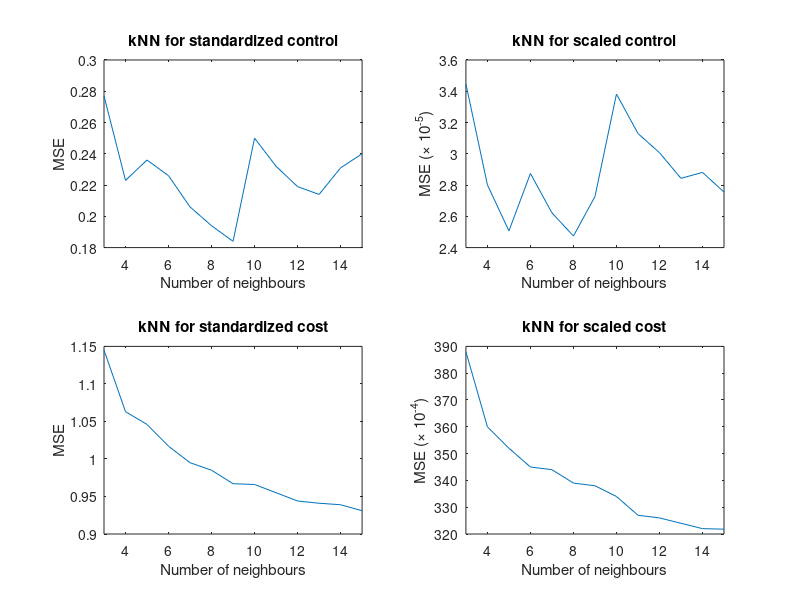
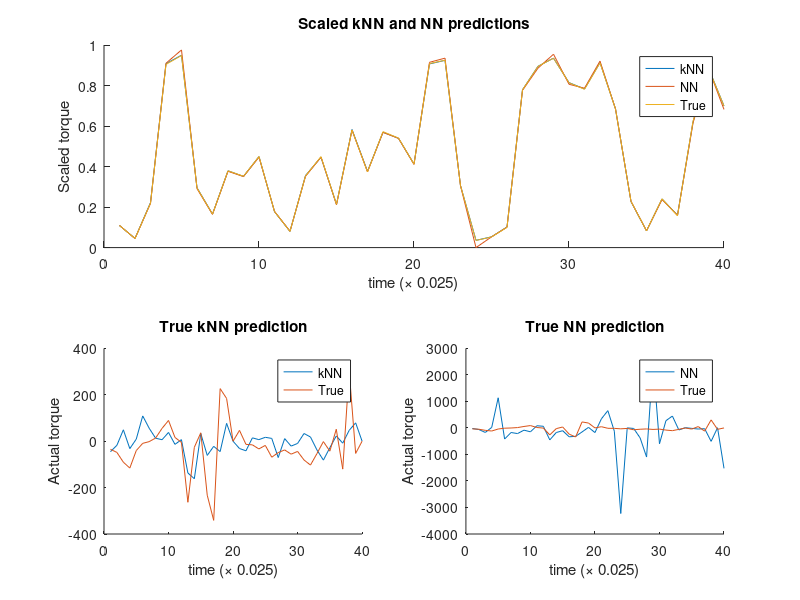

Recreate these plots in MATLAB, in order.
figure(1)
subplot(2,2,1)
x = 3:1:15;
y = [0.277, 0.223, 0.236, 0.226, 0.206, 0.194, 0.184, 0.25, 0.232, 0.219, 0.214, 0.231, 0.24];
plot(x,y);
xlim([3,15])
xlabel('Number of neighbours');
ylabel('MSE');
title('kNN for standardized control');

subplot(2,2,2)
x = 3:1:15;
y = [3.447, 2.801, 2.507, 2.874, 2.622, 2.474, 2.726, 3.382, 3.13, 3.007, 2.843, 2.881, 2.755];
plot(x,y);
xlim([3,15])
xlabel('Number of neighbours');
ylabel('MSE (\times 10^{-5})');
title('kNN for scaled control');

subplot(2,2,3)
x = 3:1:15;
y = [1.145, 1.063, 1.046, 1.017, 0.995, 0.985, 0.967, 0.966, 0.955, 0.944, 0.941, 0.939, 0.931];
plot(x,y);
xlim([3,15])
xlabel('Number of neighbours');
ylabel('MSE');
title('kNN for standardized cost');

subplot(2,2,4)
x = 3:1:15;
y = [388, 360, 352, 345, 344, 339, 338, 334, 327, 326, 324, 322, 321.8];
plot(x,y);
xlim([3,15])
xlabel('Number of neighbours');
ylabel('MSE (\times 10^{-4})');
title('kNN for scaled cost');

figure(2)
subplot(2,2,[1,2])
ykNN = [0.10903748, 0.04514475,  0.222036,    0.90781766,  0.94957097,  0.29541037,  0.16553654,  0.37901131,  0.35163455,  0.44909424,  0.17741171,  0.08001175,   0.355306,    0.44648773,  0.21355635,  0.58291597,  0.37641801,  0.56972563,   0.53959523,  0.41223902,  0.90659832,  0.92431766,  0.30617733,  0.03578419,0.05312895,  0.10166451,  0.77870554,  0.89485691,  0.93515995,  0.81427805,   0.78306109,  0.91339033,  0.6850041,   0.2268293,   0.08280779,  0.23974796, 0.16019508,  0.62058035,  0.88540894,  0.69909788]; 
yNN = [0.10918929,  0.0447973,   0.21818312,  0.91011423,  0.97560859,  0.29127651,   0.16398111,  0.37650242,  0.35060623,  0.44655061,  0.17873262,  0.08087588,   0.35174221,  0.44629088,  0.21112901,  0.57960749,  0.37390777,  0.56869465,   0.53909987,  0.41075659,  0.91461581,  0.93511212,  0.30516601,  0.,   0.05283412,  0.10096753,  0.77653646,  0.8858183,   0.95448887,  0.80616784,   0.78658128,  0.92058599,  0.68430889,  0.22826585,  0.08300564,  0.23692451,   0.15961194,  0.61448359,  0.88446265,  0.68196344];
actual = [0.10910422,  0.04488686,  0.21957537,  0.90412885,  0.94843105,  0.29448418,  0.16514286,  0.37901989,  0.35219223,  0.44981086,  0.17782199,  0.07982999,  0.35387662,  0.44893075,  0.21361781,  0.58083499,  0.37370432,  0.57235495,  0.54056116,  0.41223902,  0.90826739,  0.92474822,  0.30595343,  0.03534137,  0.05240802,  0.0998531,   0.77885673,  0.89446005,  0.93489745,  0.81380354,  0.78138566,  0.91136745,  0.68471512,  0.22808677,  0.08256257,  0.24102121,  0.15687191,  0.62340494,  0.88366312,  0.69909788];
hold on
plot(ykNN)
plot(yNN)
plot(actual)
hold off
xlabel('time (\times 0.025)')
ylabel('Scaled torque')
legend('kNN','NN','True')
title('Scaled kNN and NN predictions')

subplot(2,2,3)
ykNN = [-4.52880002e+01,  -1.76201279e+01,   4.90849137e+01,  -3.19300859e+01,    8.96893195e+00,   1.08961088e+02,   5.59021514e+01,   1.28851398e+01,    6.42791699e+00,   3.76925590e+01,  -1.37365448e+01,   6.71333657e+00,   -1.36937438e+02,  -1.61802961e+02,   3.27540313e+01,  -6.12998745e+01,   -2.22115734e+01,  -4.47385749e+01,   7.68299238e+01,  -2.44550320e-05,   -3.16202538e+01,  -4.13605503e+01,   1.44419777e+01,   6.70050261e+00,    1.68007588e+01,   1.19940696e+01,  -7.05018204e+01,   1.10619385e+01,   -2.11534212e+01,  -9.67603779e+00,   3.31575431e+01,   1.80833507e+01,   -3.75132206e+01,  -8.15587958e+01,  -2.81529026e+01,   2.26423842e+01,   -8.48808565e+00,   4.67834608e+01,   7.90615975e+01,   7.30786996e-06];
yNN = [-2.14826378e+01,  -5.90450342e+01,  -1.69491981e+02,   2.02567579e+01,    1.13687828e+03,  -4.18590235e+02,  -1.72455914e+02,  -2.12453165e+02,   -8.38771539e+01,  -1.45627933e+02,   8.24657208e+01,   6.29458183e+01,   -4.51772740e+02,  -1.72725867e+02,  -1.04374143e+02,  -3.34022490e+02,   -3.17279468e+02,  -1.51140119e+02,   2.17120853e+01,  -1.74396199e+02,    3.44028266e+02,   6.52627583e+02,  -1.21904322e+02,  -3.22755751e+03,    2.52236287e+00,  -1.91653625e+01,  -3.75437958e+02,  -1.09723644e+03,    2.53903502e+03,  -5.97681328e+02,   2.72793133e+02,   4.48604802e+02,   -7.61201026e+01,   9.61169081e+00,  -1.62741107e+01,  -4.12186649e+01,   -2.81142086e+01,  -5.05838079e+02,   7.67494560e+00,  -1.52435160e+03];
actual = [-3.48216037e+01,  -4.83673515e+01,  -9.05080900e+01,  -1.15754014e+02,  -4.04105939e+01,  -9.23622757e+00,  -1.89605695e+00,   1.36551310e+01,   5.54021080e+01,   8.93396215e+01,   1.61441154e+01,  -5.11503131e+00,  -2.63212942e+02,  -2.62444602e+01,   3.62257614e+01,  -2.32837555e+02,  -3.41194699e+02,   2.26619703e+02,   1.84306563e+02,  -1.01215846e-07,   4.65816158e+01,  -1.36790253e+01,  -1.57448087e+01,  -3.33222854e+01,  -1.81130330e+01,  -6.89876366e+01,  -4.92474547e+01,  -3.76000103e+01,  -5.59232466e+01,  -4.40790733e+01,  -8.08968317e+01,  -1.02946775e+02,  -5.35606115e+01,  -1.75348302e+00,  -4.28762538e+01,   5.14408826e+01,  -1.20332456e+02,   3.02809224e+02,  -5.26413216e+01,  -1.82015356e-07];
hold on
plot(ykNN)
plot(actual)
hold off
xlabel('time (\times 0.025)')
ylabel('Actual torque')
legend('kNN','True')
title('True kNN prediction')

subplot(2,2,4)
hold on
plot(yNN)
plot(actual)
hold off
xlabel('time (\times 0.025)')
ylabel('Actual torque')
legend('NN','True')
title('True NN prediction')